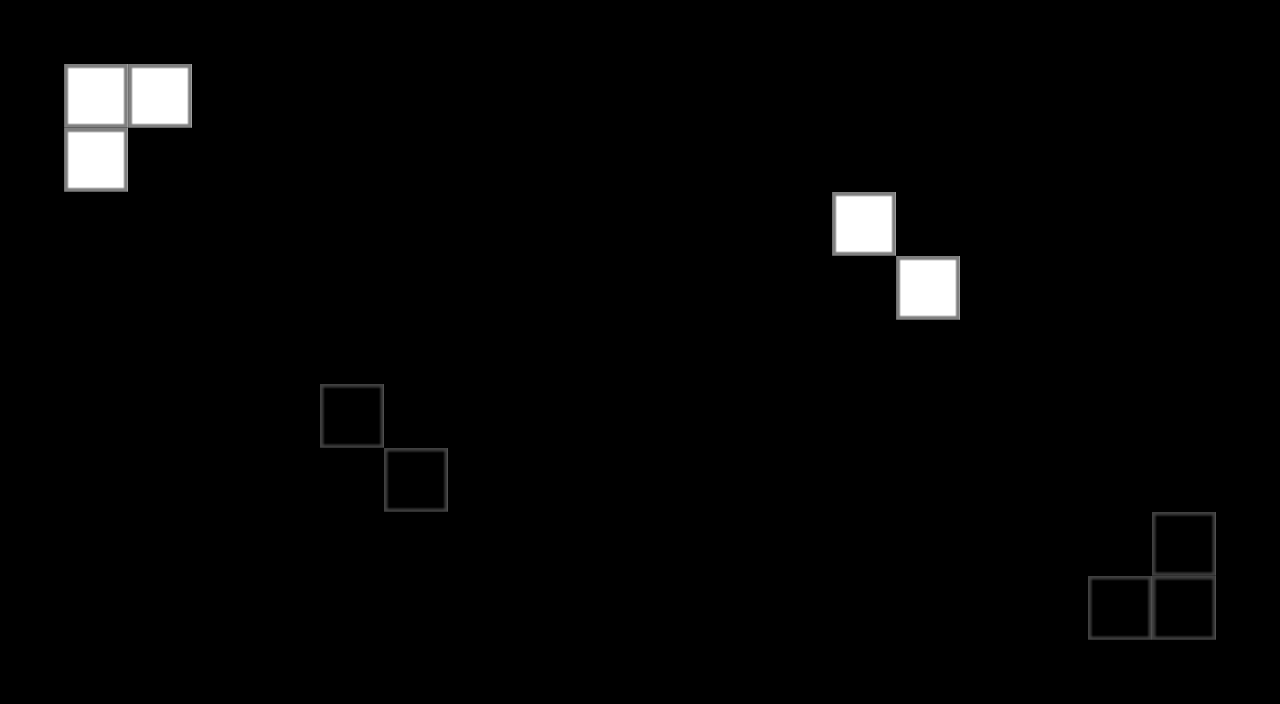

This is a level from a 2D game, rendered from its Tiled map with the project's own tilesets. A one-line summary and the map file follow, with tile-layer data summarised:
An orthogonal 20x11 tile map with 64x64 px tiles, 2 tile layers (BlackBlock, WhiteBlock).

<map version="1.0" orientation="orthogonal" renderorder="right-down" width="20" height="11" tilewidth="64" tileheight="64" nextobjectid="1">
 <tileset firstgid="1" name="mapTileSheet64" tilewidth="64" tileheight="64">
  <image source="mapTileSheet64.png" width="256" height="256" />
 </tileset>
 <layer name="BlackBlock" width="20" height="11">
  <data>[220 cells, 5 non-empty, 1 distinct tile ids]</data>
 </layer>
 <layer name="WhiteBlock" width="20" height="11">
  <data>[220 cells, 5 non-empty, 1 distinct tile ids]</data>
 </layer>
</map>
